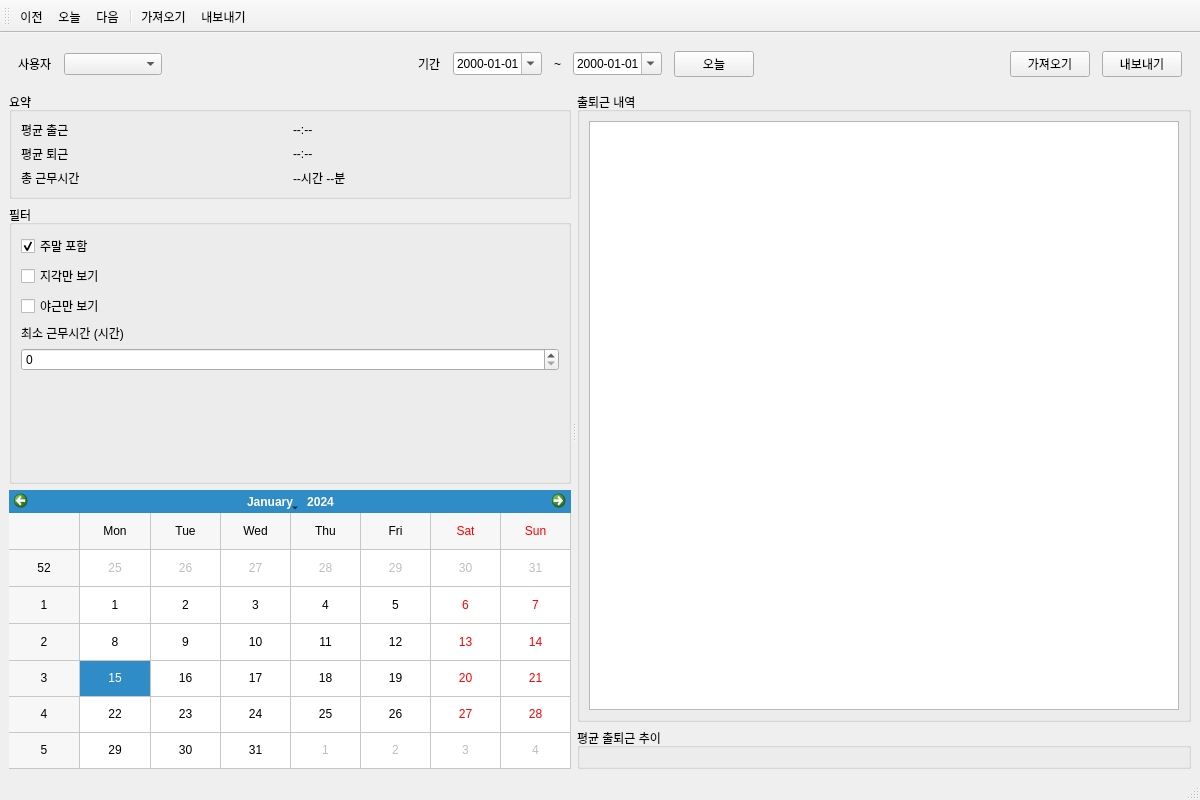
<?xml version="1.0" encoding="UTF-8"?>
<ui version="4.0">
 <class>MainWindow</class>
 <widget class="QMainWindow" name="MainWindow">
  <property name="geometry">
   <rect>
    <x>0</x>
    <y>0</y>
    <width>1200</width>
    <height>800</height>
   </rect>
  </property>
  <property name="windowTitle">
   <string>출퇴근 뷰어</string>
  </property>
  <widget class="QWidget" name="centralwidget">
   <layout class="QVBoxLayout" name="verticalLayout_central" stretch="0,1">
    <item>
     <widget class="QWidget" name="headerWidget">
      <layout class="QHBoxLayout" name="horizontalLayout_header">
       <property name="spacing">
        <number>12</number>
       </property>
       <property name="contentsMargins">
        <left>12</left>
        <top>12</top>
        <right>12</right>
        <bottom>0</bottom>
       </property>
       <item>
        <widget class="QLabel" name="labelUser">
         <property name="text">
          <string>사용자</string>
         </property>
        </widget>
       </item>
       <item>
        <widget class="QComboBox" name="comboUser">
         <property name="minimumWidth">
          <number>180</number>
         </property>
         <property name="placeholderText">
          <string>사용자 선택…</string>
         </property>
        </widget>
       </item>
       <item>
        <spacer name="spacer1">
         <property name="orientation">
          <enum>Qt::Horizontal</enum>
         </property>
         <property name="sizeHint" stdset="0">
          <size>
           <width>10</width>
           <height>20</height>
          </size>
         </property>
        </spacer>
       </item>
       <item>
        <widget class="QLabel" name="labelDate">
         <property name="text">
          <string>기간</string>
         </property>
        </widget>
       </item>
       <item>
        <widget class="QDateEdit" name="dateFrom">
         <property name="calendarPopup">
          <bool>true</bool>
         </property>
         <property name="displayFormat">
          <string>yyyy-MM-dd</string>
         </property>
        </widget>
       </item>
       <item>
        <widget class="QLabel" name="labelTo">
         <property name="text">
          <string>~</string>
         </property>
        </widget>
       </item>
       <item>
        <widget class="QDateEdit" name="dateTo">
         <property name="calendarPopup">
          <bool>true</bool>
         </property>
         <property name="displayFormat">
          <string>yyyy-MM-dd</string>
         </property>
        </widget>
       </item>
       <item>
        <widget class="QPushButton" name="btnToday">
         <property name="text">
          <string>오늘</string>
         </property>
         <property name="toolTip">
          <string>기간을 오늘로 설정</string>
         </property>
        </widget>
       </item>
       <item>
        <spacer name="spacer2">
         <property name="orientation">
          <enum>Qt::Horizontal</enum>
         </property>
         <property name="sizeHint" stdset="0">
          <size>
           <width>10</width>
           <height>20</height>
          </size>
         </property>
        </spacer>
       </item>
       <item>
        <widget class="QPushButton" name="btnFetch">
         <property name="text">
          <string>가져오기</string>
         </property>
         <property name="icon">
          <iconset theme="view-refresh"/>
         </property>
        </widget>
       </item>
       <item>
        <widget class="QPushButton" name="btnExport">
         <property name="text">
          <string>내보내기</string>
         </property>
         <property name="toolTip">
          <string>CSV/엑셀로 저장</string>
         </property>
        </widget>
       </item>
      </layout>
     </widget>
    </item>
    <item>
     <widget class="QSplitter" name="splitter" orientation="Qt::Horizontal">
      <property name="handleWidth">
       <number>6</number>
      </property>
      <widget class="QWidget" name="leftPane">
       <layout class="QVBoxLayout" name="verticalLayout_left">
        <property name="contentsMargins">
         <left>12</left>
         <top>12</top>
         <right>6</right>
         <bottom>12</bottom>
        </property>
        <item>
         <widget class="QGroupBox" name="groupSummary">
          <property name="title">
           <string>요약</string>
          </property>
          <layout class="QGridLayout" name="gridLayout_summary">
           <item row="0" column="0">
            <widget class="QLabel" name="labelAvgIn">
             <property name="text">
              <string>평균 출근</string>
             </property>
            </widget>
           </item>
           <item row="0" column="1">
            <widget class="QLabel" name="valueAvgIn">
             <property name="text">
              <string>--:--</string>
             </property>
             <property name="styleSheet">
              <string notr="true">font: 700 20px "Noto Sans";</string>
             </property>
            </widget>
           </item>
           <item row="1" column="0">
            <widget class="QLabel" name="labelAvgOut">
             <property name="text">
              <string>평균 퇴근</string>
             </property>
            </widget>
           </item>
           <item row="1" column="1">
            <widget class="QLabel" name="valueAvgOut">
             <property name="text">
              <string>--:--</string>
             </property>
             <property name="styleSheet">
              <string notr="true">font: 700 20px "Noto Sans";</string>
             </property>
            </widget>
           </item>
           <item row="2" column="0">
            <widget class="QLabel" name="labelTotalHours">
             <property name="text">
              <string>총 근무시간</string>
             </property>
            </widget>
           </item>
           <item row="2" column="1">
            <widget class="QLabel" name="valueTotalHours">
             <property name="text">
              <string>--시간 --분</string>
             </property>
             <property name="styleSheet">
              <string notr="true">font: 700 16px "Noto Sans";</string>
             </property>
            </widget>
           </item>
          </layout>
         </widget>
        </item>
        <item>
         <widget class="QGroupBox" name="groupFilters">
          <property name="title">
           <string>필터</string>
          </property>
          <layout class="QVBoxLayout" name="verticalLayout_filters">
           <item>
            <widget class="QCheckBox" name="chkShowWeekends">
             <property name="text">
              <string>주말 포함</string>
             </property>
             <property name="checked">
              <bool>true</bool>
             </property>
            </widget>
           </item>
           <item>
            <widget class="QCheckBox" name="chkOnlyLate">
             <property name="text">
              <string>지각만 보기</string>
             </property>
            </widget>
           </item>
           <item>
            <widget class="QCheckBox" name="chkOnlyOvertime">
             <property name="text">
              <string>야근만 보기</string>
             </property>
            </widget>
           </item>
           <item>
            <widget class="QLabel" name="labelMinHours">
             <property name="text">
              <string>최소 근무시간 (시간)</string>
             </property>
            </widget>
           </item>
           <item>
            <widget class="QSpinBox" name="spinMinHours">
             <property name="minimum">
              <number>0</number>
             </property>
             <property name="maximum">
              <number>24</number>
             </property>
             <property name="value">
              <number>0</number>
             </property>
            </widget>
           </item>
           <item>
            <spacer name="verticalSpacer_filters">
             <property name="orientation">
              <enum>Qt::Vertical</enum>
             </property>
             <property name="sizeHint" stdset="0">
              <size>
               <width>20</width>
               <height>40</height>
              </size>
             </property>
            </spacer>
           </item>
          </layout>
         </widget>
        </item>
        <item>
         <widget class="QCalendarWidget" name="calendar">
          <property name="gridVisible">
           <bool>true</bool>
          </property>
         </widget>
        </item>
       </layout>
      </widget>
      <widget class="QWidget" name="rightPane">
       <layout class="QVBoxLayout" name="verticalLayout_right">
        <property name="contentsMargins">
         <left>6</left>
         <top>12</top>
         <right>12</right>
         <bottom>12</bottom>
        </property>
        <item>
         <widget class="QGroupBox" name="groupTable">
          <property name="title">
           <string>출퇴근 내역</string>
          </property>
          <layout class="QVBoxLayout" name="verticalLayout_table">
           <item>
            <widget class="QTableView" name="tableRecords">
             <property name="alternatingRowColors">
              <bool>true</bool>
             </property>
             <property name="selectionBehavior">
              <enum>QAbstractItemView::SelectRows</enum>
             </property>
             <property name="sortingEnabled">
              <bool>true</bool>
             </property>
             <property name="showGrid">
              <bool>false</bool>
             </property>
            </widget>
           </item>
          </layout>
         </widget>
        </item>
        <item>
         <widget class="QGroupBox" name="groupChart">
          <property name="title">
           <string>평균 출퇴근 추이</string>
          </property>
          <layout class="QVBoxLayout" name="verticalLayout_chart">
           <item>
            <widget class="QWidget" name="chartAvg" native="true">
             <property name="minimumHeight">
              <number>220</number>
             </property>
             <property name="toolTip">
              <string>QChartView 또는 커스텀 위젯으로 교체</string>
             </property>
            </widget>
           </item>
          </layout>
         </widget>
        </item>
       </layout>
      </widget>
     </widget>
    </item>
   </layout>
  </widget>
  <widget class="QToolBar" name="mainToolBar">
   <property name="windowTitle">
    <string>툴바</string>
   </property>
   <attribute name="toolBarArea">
    <enum>TopToolBarArea</enum>
   </attribute>
   <attribute name="toolBarBreak">
    <bool>false</bool>
   </attribute>
   <addaction name="actPrev"/>
   <addaction name="actToday"/>
   <addaction name="actNext"/>
   <addaction name="separator"/>
   <addaction name="actFetch"/>
   <addaction name="actExport"/>
  </widget>
  <widget class="QStatusBar" name="statusbar"/>
  <action name="actFetch">
   <property name="icon">
    <iconset theme="view-refresh"/>
   </property>
   <property name="text">
    <string>가져오기</string>
   </property>
   <property name="toolTip">
    <string>서버에서 새로고침</string>
   </property>
  </action>
  <action name="actExport">
   <property name="text">
    <string>내보내기</string>
   </property>
  </action>
  <action name="actPrev">
   <property name="text">
    <string>이전</string>
   </property>
  </action>
  <action name="actToday">
   <property name="text">
    <string>오늘</string>
   </property>
  </action>
  <action name="actNext">
   <property name="text">
    <string>다음</string>
   </property>
  </action>
 </widget>
 <resources/>
 <connections>
  <connection>
   <sender>actFetch</sender>
   <signal>triggered()</signal>
   <receiver>btnFetch</receiver>
   <slot>click()</slot>
   <hints>
    <hint type="sourcelabel">
     <x>324</x>
     <y>37</y>
    </hint>
    <hint type="destinationlabel">
     <x>1084</x>
     <y>56</y>
    </hint>
   </hints>
  </connection>
  <connection>
   <sender>actExport</sender>
   <signal>triggered()</signal>
   <receiver>btnExport</receiver>
   <slot>click()</slot>
   <hints>
    <hint type="sourcelabel">
     <x>378</x>
     <y>37</y>
    </hint>
    <hint type="destinationlabel">
     <x>1166</x>
     <y>56</y>
    </hint>
   </hints>
  </connection>
  <connection>
   <sender>actToday</sender>
   <signal>triggered()</signal>
   <receiver>btnToday</receiver>
   <slot>click()</slot>
   <hints>
    <hint type="sourcelabel">
     <x>292</x>
     <y>36</y>
    </hint>
    <hint type="destinationlabel">
     <x>844</x>
     <y>56</y>
    </hint>
   </hints>
  </connection>
 </connections>
</ui>
